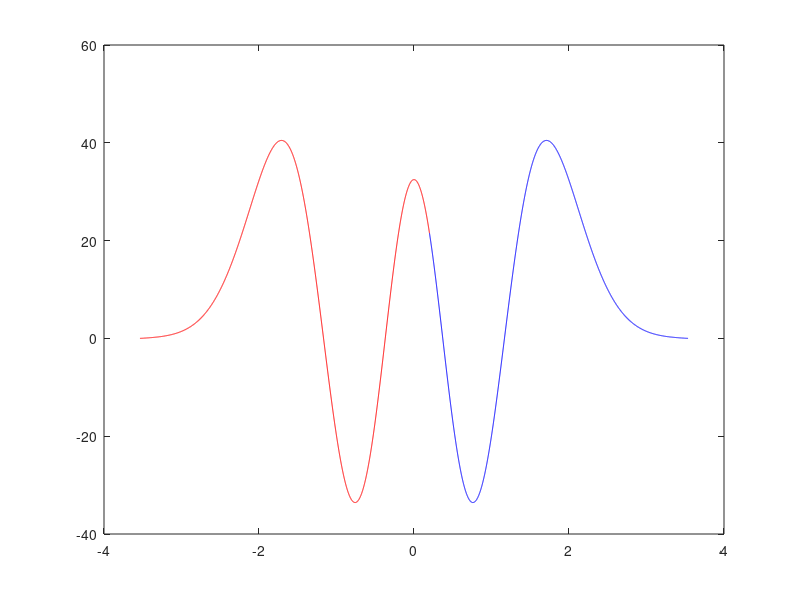
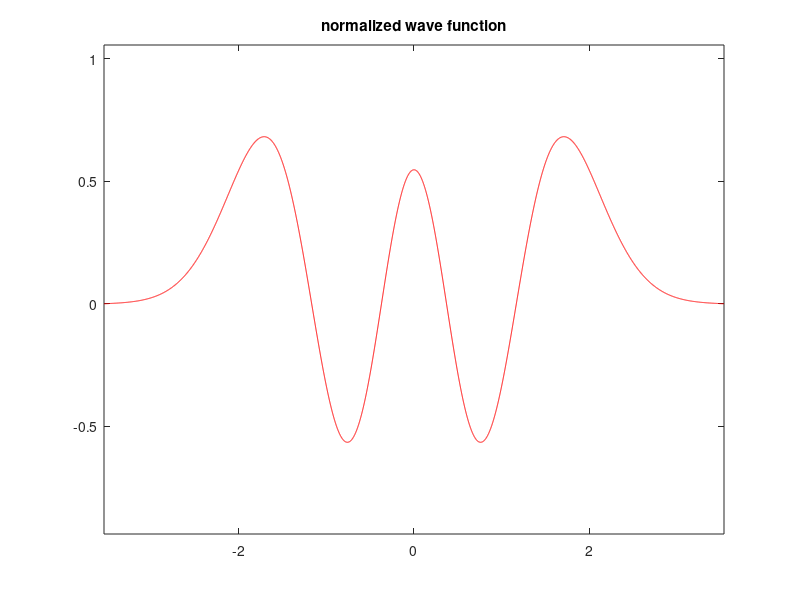

Write the MATLAB code that produced these figures, in order.
% Program to study the quantum harmonic oscillator
% (using the shooting and matching method already used)
%%%%%%%%%%%%%%%%%%%%%%%%%%%%%%%%%%%%%%%%%%%%%%%%%%%%%%%%%

clear
clc

% parameters:
w = 2;
xmax = 5 / sqrt(w);   % suggested in the worksheet
h = 0.001;
toler = 1e-7;   % for shooting method

% adjust "xmax", if necessary, to be a multiple of "h":
xmax = h * round(xmax/h);

% define 'x' vector:
x = [-xmax:h:xmax];
N = length(x);

% assign position where the two solutions should be matched up:
x_match = 0.2;  % could be any small number (not too small)

% find index of 'x_match' in the vector 'x':
ind_match = round( (x_match + xmax) / h + 1);

% we will need to approximate twice: from the left and from the right
x_left = x(1:ind_match);
x_right = x(ind_match:N);
N_left = numel(x_left);
N_right = numel(x_right);


% fill up "potential" vectors:
V_left = 1/2 * w^2 * x_left.^2;
V_right = 1/2 * w^2 * x_right.^2;


% set first two values of 'psi' (on both sides):
psi_extreme = 0;
psi_next_left = h;    % could be any small number
psi_next_right = psi_next_left;    % for "even" solution
%psi_next_right = -psi_next_left;   % for "odd" solution


% first two guesses of 'E':
E(1) = 8.4;
E(2) = 8.5;
% (we will keep extending this vector, we don't know how many elements it
% will have)


% Do Shooting method:
reldiff(1) = 1;   % we just need a number bigger than 'toler', to be able to enter the "while"
% ('reldiff' is the relative difference of the derivatives of 'psi_left' and
% 'psi_right' at "x = x_match")
iE = 0;  % index of 'E' vector
while ( abs( reldiff(end) ) > toler )   % the stopping condition is that 'reldiff' is zero

    iE = iE + 1;
      
    % Do Numerov method with 'E(iE)':----------------------
    
    % Do left part of 'psi':-------------------
    g = 2 * (E(iE) - V_left); 
    aux1 = (1 + h^2/12*g);
    aux2 = 2 * (1 - 5*h^2/12*g);
    
    psi_left = zeros(1,N_left);
    psi_left(1) = psi_extreme;
    psi_left(2) = psi_next_left;
          
    for k=2:N_left-1
        psi_left(k+1) = ( -aux1(k-1) * psi_left(k-1) + aux2(k) * psi_left(k) ) / aux1(k+1);
    end

    
    % Do right part of 'psi':
    clear g   % because new 'g' vector might be smaller...
    g = 2 * (E(iE) - V_right);
    aux1 = (1 + h^2/12*g);
    aux2 = 2 * (1 - 5*h^2/12*g);
    
    psi_right = zeros(1,N_right);
    psi_right(N_right) = psi_extreme;
    psi_right(N_right-1) = psi_next_right;
          
    for k=N_right-1:-1:2
        psi_right(k-1) = ( -aux1(k+1) * psi_right(k+1) + aux2(k) * psi_right(k) ) / aux1(k-1);
    end

    
    
    % plot unmatched curves:
    figure(1)
    plot(x_left, psi_left, 'r-');
    hold on
    plot(x_right, psi_right, 'b-');
    hold off
    pause(1.0);
    
    % Do matching:
    ratio = psi_left(N_left) / psi_right(1);
    psi_right = psi_right * ratio;

    % plot matched curves:
    figure(1)
    plot(x_left, psi_left, 'r-');
    hold on
    plot(x_right, psi_right, 'b-');
    hold off
    pause(1.0);
    
    
    % estimate derivatives of 'psi' at x_match:
    D_left = ( 25/12*psi_left(N_left) - 4*psi_left(N_left-1) + 3*psi_left(N_left-2) - 4/3*psi_left(N_left-3) + 1/4*psi_left(N_left-4) ) / h;
    D_right = ( -25/12*psi_right(1) + 4*psi_right(2) - 3*psi_right(3) + 4/3*psi_right(4) - 1/4*psi_right(5) ) / h;
   
        
    % calculate quantity for shooting method:
    reldiff(iE) = (D_left - D_right) / (D_left + D_right);
    
    
    
    % make next guess for 'E':
    if(iE>1)
        slope = (reldiff(iE) - reldiff(iE-1)) / (E(iE) - E(iE-1));
        E(iE+1) = E(iE) + ( 0 - reldiff(iE) ) / slope;        
    end


end

E_num = E(end)

%%%%%%%%%%%%%%%%%%%%%%%%%%%%%%%%%%%%%%%%%%%%%%%%%%%%%%%%%%%%%%%%%%%%%
% combine the two parts:
psi = [psi_left(1:end-1), psi_right];

% normalize:
I = trapz(x, psi.^2);
psi = psi / sqrt(I);


figure(2)
plot(x, psi, 'r-');
title('normalized wave function');
xlim([-xmax, xmax]);
psimax = max(psi);
psimin = min(psi);
dpsi = psimax - psimin;
ylim([psimin - dpsi*0.3, psimax + dpsi*0.3]);








